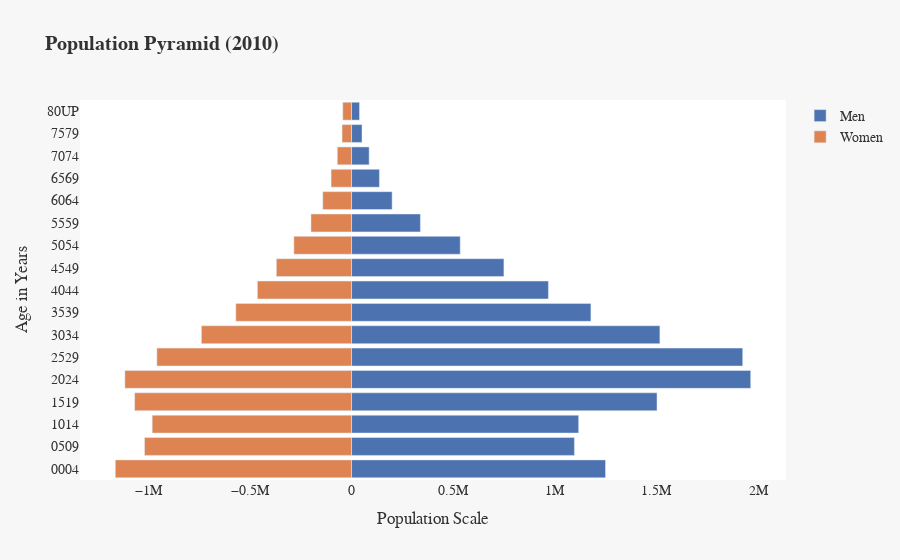

Notebook code for this chart:
### Markdown cell above
# Deliverable 4: Population Pyramid

### Code cell
import plotly.graph_objects as go
import plotly.offline as pyo
import wbdata
import pandas as pd

# Initialize Plotly for offline mode
pyo.init_notebook_mode(connected=True)

# Define age ranges
age_ranges = [f"{i:02d}{i+4:02d}" for i in range(0, 80, 5)] + ["80UP"]

# Define World Bank API variables
variables = {
    **{f"SP.POP.{age}.MA": f"Males {age}" for age in age_ranges},
    **{f"SP.POP.{age}.FE": f"Females {age}" for age in age_ranges}
}

def population_pyramid(df, yr):
    if str(yr) not in df.index:
        return "Please pick a year that is within your dataframe."

    # Define gender data
    males = df.loc[str(yr)].filter(like="Male").values
    females = -df.loc[str(yr)].filter(like="Female").values  # Negative for mirrored effect

    # Define y-axis labels (centered age range)
    y_vals = [int(s[:2]) + 2 for s in age_ranges]

    # Create figure
    fig = go.Figure()

    # Add Male Bars
    fig.add_trace(go.Bar(x=males, y=y_vals, orientation='h', name='Men',
                         marker=dict(color='#4C72B0'), hoverinfo='x+y'))

    # Add Female Bars
    fig.add_trace(go.Bar(x=females, y=y_vals, orientation='h', name='Women',
                         marker=dict(color='#DD8452'), hoverinfo='x+y'))

    # Update layout for aesthetics
    fig.update_layout(
        title=f"<b>Population Pyramid ({yr})</b>",
        xaxis=dict(title="Population Scale", showgrid=True, zeroline=False),
        yaxis=dict(title="Age in Years", tickvals=y_vals, ticktext=age_ranges, showgrid=True),
        barmode='overlay',
        paper_bgcolor="#F7F7F7",  # Light background
        plot_bgcolor="#FFFFFF",   # White plot background
        font=dict(family="Arial, sans-serif", size=14, color="#333333"),
        showlegend=True
    )

    return fig  # Returns the figure instead of displaying it

# Fetch data
sau_df = wbdata.get_dataframe(variables, country="SAU")

# Generate figure for 2010 but do not display automatically
fig = population_pyramid(sau_df, '2010')

# To display manually when needed
if isinstance(fig, str):
    print(fig)  # Print error message if year is not found
else:
    fig.show()  # Display only when explicitly called

### Figure 1 — Plotly figure (JSON) as saved in the notebook; plotly's stock layout.template omitted (floating-point values rounded to 4 significant figures)
{"data": [{"hoverinfo": "x+y", "marker": {"color": "#4C72B0"}, "name": "Men", "orientation": "h", "type": "bar", "x": [1249000.0, 1096000.0, 1117000.0, 1503000.0, 1963000.0, 1924000.0, 1517000.0, 1177000.0, 968300.0, 749500.0, 534600.0, 338600.0, 199600.0, 137100.0, 86510.0, 51570.0, 39140.0], "y": [2, 7, 12, 17, 22, 27, 32, 37, 42, 47, 52, 57, 62, 67, 72, 77, 82]}, {"hoverinfo": "x+y", "marker": {"color": "#DD8452"}, "name": "Women", "orientation": "h", "type": "bar", "x": [-1162000.0, -1018000.0, -980600.0, -1067000.0, -1115000.0, -957700.0, -738500.0, -569300.0, -463100.0, -369800.0, -283700.0, -199700.0, -141500.0, -100600.0, -70010.0, -46640.0, -43050.0], "y": [2, 7, 12, 17, 22, 27, 32, 37, 42, 47, 52, 57, 62, 67, 72, 77, 82]}], "layout": {"barmode": "overlay", "font": {"color": "#333333", "family": "Arial, sans-serif", "size": 14}, "paper_bgcolor": "#F7F7F7", "plot_bgcolor": "#FFFFFF", "showlegend": true, "title": {"text": "<b>Population Pyramid (2010)</b>"}, "xaxis": {"showgrid": true, "title": {"text": "Population Scale"}, "zeroline": false}, "yaxis": {"showgrid": true, "ticktext": ["0004", "0509", "1014", "1519", "2024", "2529", "3034", "3539", "4044", "4549", "5054", "5559", "6064", "6569", "7074", "7579", "80UP"], "tickvals": [2, 7, 12, 17, 22, 27, 32, 37, 42, 47, 52, 57, 62, 67, 72, 77, 82], "title": {"text": "Age in Years"}}}}
